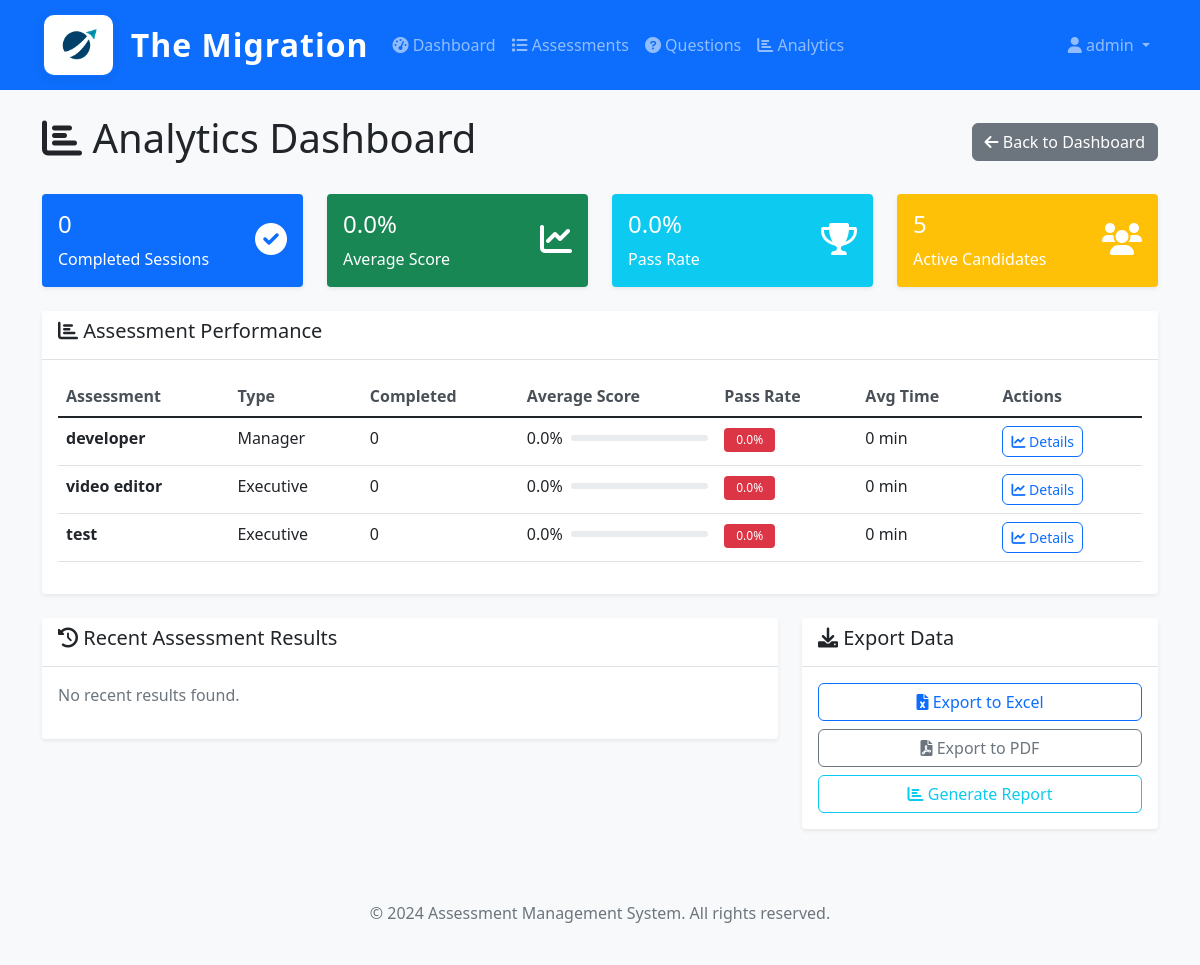
The page /assessments/admin/analytics/ (signed in) on the database its author committed.
### users/models.py (models this page shows, shortened)
class CustomUser(AbstractUser):
    ROLE_CHOICES = (
        ('admin', 'Admin'),
        ('hr_admin', 'HR Admin'),
        ('candidate', 'Candidate'),
        ('reviewer', 'Reviewer'),
    )
    role = models.CharField(max_length=20, choices=ROLE_CHOICES, default='candidate')
    phone = models.CharField(max_length=15, blank=True, null=True)
    department = models.CharField(max_length=100, blank=True, null=True)
    employee_id = models.CharField(max_length=50, blank=True, null=True)
    is_active = models.BooleanField(default=True)
    created_at = models.DateTimeField(auto_now_add=True)
    updated_at = models.DateTimeField(auto_now=True)
    class Meta:
        verbose_name = 'User'
        verbose_name_plural = 'Users'

### assessments/models.py (models this page shows, shortened)
class Designation(models.Model):
    name = models.CharField(max_length=100, unique=True)
    description = models.TextField(blank=True)
    is_active = models.BooleanField(default=True)
    created_at = models.DateTimeField(auto_now_add=True)
    updated_at = models.DateTimeField(auto_now=True)
    class Meta:
        verbose_name = 'Designation'
        verbose_name_plural = 'Designations'

class Assessment(models.Model):
    name = models.CharField(max_length=200)
    description = models.TextField(blank=True)
    assessment_type = models.ForeignKey(Designation, on_delete=models.CASCADE, related_name='assessments')
    questions = models.ManyToManyField(Question, through='AssessmentQuestion', related_name='assessments')
    time_limit_minutes = models.PositiveIntegerField(default=60)
    randomize_questions = models.BooleanField(default=True)
    pass_threshold = models.FloatField(
        validators=[MinValueValidator(0.0), MaxValueValidator(100.0)],
        help_text="Pass threshold as percentage (0-100)"
    )
    max_attempts = models.PositiveIntegerField(default=1, help_text="Maximum attempts allowed")
    allow_retake = models.BooleanField(default=True, help_text="Allow candidates to retake this assessment")
    show_results_immediately = models.BooleanField(default=True, help_text="Show results immediately after completion")
    is_active = models.BooleanField(default=True)
    instructions = models.TextField(blank=True)
    created_by = models.ForeignKey(CustomUser, on_delete=models.SET_NULL, null=True, related_name='created_assessments')
    created_at = models.DateTimeField(auto_now_add=True)
    updated_at = models.DateTimeField(auto_now=True)
    class Meta:
        verbose_name = 'Assessment'
        verbose_name_plural = 'Assessments'

### assessments/views.py (the view)
    def wrapper(request, *args, **kwargs):
        if not request.user.is_authenticated:
            return HttpResponseRedirect(reverse('admin_login'))
        if not is_authorized_admin(request.user):
            messages.error(request, 'Access denied. Only authorized administrators can access this system.')
            return HttpResponseRedirect(reverse('admin_login'))
        return view_func(request, *args, **kwargs)

### assessments/templates/assessments/analytics.html (shortened to what this page needs)
{% extends 'base.html' %}
{% block content %}
<div class="row">
    <div class="col-12">
        <div class="d-flex justify-content-between align-items-center mb-4">
            <h1><i class="fas fa-chart-bar"></i> Analytics Dashboard</h1>
            <div>
                <a href="{% url 'assessments:admin_dashboard' %}" class="btn btn-secondary">
                    <i class="fas fa-arrow-left"></i> Back to Dashboard
                </a>
            </div>
        </div>
    </div>
</div>
<div class="row mb-4">
    <div class="col-md-3">
        <div class="card bg-primary text-white">
            <div class="card-body">
                <div class="d-flex justify-content-between">
                    <div>
                        <h4 class="card-title">{{ total_completed_sessions }}</h4>
                        <p class="card-text">Completed Sessions</p>
                    </div>
                    <div class="align-self-center">
                        <i class="fas fa-check-circle fa-2x"></i>
                    </div>
                </div>
            </div>
        </div>
    </div>
    <div class="col-md-3">
        <div class="card bg-success text-white">
            <div class="card-body">
                <div class="d-flex justify-content-between">
                    <div>
                        <h4 class="card-title">{{ average_score|floatformat:1 }}%</h4>
                        <p class="card-text">Average Score</p>
                    </div>
                    <div class="align-self-center">
                        <i class="fas fa-chart-line fa-2x"></i>
                    </div>
                </div>
            </div>
        </div>
    </div>
    <div class="col-md-3">
        <div class="card bg-info text-white">
            <div class="card-body">
                <div class="d-flex justify-content-between">
                    <div>
                        <h4 class="card-title">{{ pass_rate|floatformat:1 }}%</h4>
                        <p class="card-text">Pass Rate</p>
                    </div>
                    <div class="align-self-center">
                        <i class="fas fa-trophy fa-2x"></i>
                    </div>
                </div>
            </div>
        </div>
    </div>
    <div class="col-md-3">
        <div class="card bg-warning text-white">
            <div class="card-body">
                <div class="d-flex justify-content-between">
                    <div>
                        <h4 class="card-title">{{ total_candidates }}</h4>
                        <p class="card-text">Active Candidates</p>
                    </div>
                    <div class="align-self-center">
                        <i class="fas fa-users fa-2x"></i>
                    </div>
                </div>
            </div>
        </div>
    </div>
</div>
<div class="row mb-4">
    <div class="col-12">
        <div class="card">
            <div class="card-header">
                <h5><i class="fas fa-chart-bar"></i> Assessment Performance</h5>
            </div>
            <div class="card-body">
                {% if assessment_performance %}
                    <div class="table-responsive">
                        <table class="table table-hover">
                            <thead>
                                <tr>
                                    <th>Assessment</th>
                                    <th>Type</th>
                                    <th>Completed</th>
                                    <th>Average Score</th>
                                    <th>Pass Rate</th>
                                    <th>Avg Time</th>
                                    <th>Actions</th>
                                </tr>
                            </thead>
                            <tbody>
                                {% for assessment in assessment_performance %}
                                <tr>
                                    <td>
                                        <strong>{{ assessment.name }}</strong>
                                        <br><small class="text-muted">{{ assessment.description|truncatewords:10 }}</small>
                                    </td>
                                    <td>{{ assessment.assessment_type.name }}</td>
                                    <td>{{ assessment.completed_count }}</td>
                                    <td>
                                        <div class="d-flex align-items-center">
                                            <span class="me-2">{{ assessment.avg_score|floatformat:1 }}%</span>
                                            <div class="progress flex-grow-1" style="height: 6px;">
                                            </div>
                                        </div>
                                    </td>
                                    <td>
                                        <span class="badge bg-{% if assessment.pass_rate >= 80 %}success{% elif assessment.pass_rate >= 60 %}warning{% else %}danger{% endif %}">
                                            {{ assessment.pass_rate|floatformat:1 }}%
                                        </span>
                                    </td>
                                    <td>{{ assessment.avg_time|floatformat:0 }} min</td>
                                    <td>
                                        <a href="{% url 'assessments:assessment_detail' assessment.id %}" class="btn btn-sm btn-outline-primary">
                                            <i class="fas fa-chart-line"></i> Details
                                        </a>
                                    </td>
                                </tr>
                                {% endfor %}
                            </tbody>
                        </table>
                    </div>
                {% else %}
                    <p class="text-muted">No assessment performance data available.</p>
                {% endif %}
            </div>
        </div>
    </div>
</div>
<div class="row">
    <div class="col-md-8">
        <div class="card">
            <div class="card-header">
                <h5><i class="fas fa-history"></i> Recent Assessment Results</h5>
            </div>
            <div class="card-body">
                {% if recent_results %}
                    <div class="table-responsive">
                        <table class="table table-hover">
                            <thead>
                                <tr>
                                    <th>Candidate</th>
                                    <th>Assessment</th>
                                    <th>Obtained Marks</th>
                                    <th>Total Marks</th>
                                    <th>Score</th>
                                    <th>Status</th>
                                    <th>Duration</th>
                                    <th>Completed</th>
                                </tr>
                            </thead>
                            <tbody>
                                {% for result in recent_results %}
                                <tr>
                                    <td>{{ result.user.username }}</td>
                                    <td>{{ result.assessment.name }}</td>
                                    <td>{{ result.score|default:'-' }}</td>
                                    <td>{{ result.total_points|default:'-' }}</td>
                                    <td>
                                        <span class="badge bg-{% if result.percentage_score >= 80 %}success{% elif result.percentage_score >= 60 %}warning{% else %}danger{% endif %}">
                                            {{ result.percentage_score|floatformat:1 }}%
                                        </span>
                                    </td>
                                    <td>
                                        <span class="badge bg-{% if result.passed %}success{% else %}danger{% endif %}">
                                            {% if result.passed %}Passed{% else %}Failed{% endif %}
                                        </span>
                                    </td>
                                    <td>{{ result.duration_minutes|floatformat:0 }} min</td>
                                    <td>{{ result.completed_at|date:"M d, Y H:i" }}</td>
                                </tr>
                                {% endfor %}
                            </tbody>
                        </table>
                    </div>
                {% else %}
                    <p class="text-muted">No recent results found.</p>
                {% endif %}
            </div>
        </div>
    </div>
    <div class="col-md-4">
        <div class="card mt-0">
            <div class="card-header">
                <h5><i class="fas fa-download"></i> Export Data</h5>
            </div>
            <div class="card-body">
                <div class="d-grid gap-2">
                    <a href="{% url 'assessments:export_assessment_results_excel' %}" class="btn btn-outline-primary">
                        <i class="fas fa-file-excel"></i> Export to Excel
                    </a>
                    <a href="{% url 'assessments:export_assessment_results_pdf' %}" class="btn btn-outline-secondary">
                        <i class="fas fa-file-pdf"></i> Export to PDF
                    </a>
                    <a href="{% url 'assessments:analytics_report' %}" class="btn btn-outline-info">
                        <i class="fas fa-chart-bar"></i> Generate Report
                    </a>
                </div>
            </div>
        </div>
    </div>
</div>
{% endblock %}

### templates/base.html (shortened to what this page needs)
{% load static %}
<!DOCTYPE html>
<html lang="en">
<head>
    <link href="https://cdn.jsdelivr.net/npm/bootstrap@5.1.3/dist/css/bootstrap.min.css" rel="stylesheet">
    <link href="https://cdnjs.cloudflare.com/ajax/libs/font-awesome/6.0.0/css/all.min.css" rel="stylesheet">
    <link href="{% static 'css/style.css' %}" rel="stylesheet">
</head>
<body>
    <nav class="navbar navbar-expand-lg navbar-dark bg-primary">
        <div class="container">
            <a class="navbar-brand d-flex align-items-center" href="{% url 'home' %}">
                <img src="{% static 'images/logo.png' %}" alt="The Migration Logo" style="height:64px; width:auto; margin-right:16px; background: #fff; border-radius: 12px; box-shadow: 0 2px 8px rgba(0,0,0,0.08); padding: 6px; border: 2px solid #0d6efd;">
                <span class="fs-2 fw-bold text-white" style="letter-spacing:1px;">The Migration</span>
            </a>
            <div class="collapse navbar-collapse" id="navbarNav">
                <ul class="navbar-nav me-auto">
                    {% if user.is_authenticated %}
                        {% if user.role == 'admin' %}
                            <li class="nav-item">
                                <a class="nav-link" href="{% url 'assessments:admin_dashboard' %}">
                                    <i class="fas fa-tachometer-alt"></i> Dashboard
                                </a>
                            </li>
                            <li class="nav-item">
                                <a class="nav-link" href="{% url 'assessments:assessment_list' %}">
                                    <i class="fas fa-list"></i> Assessments
                                </a>
                            </li>
                            <li class="nav-item">
                                <a class="nav-link" href="{% url 'assessments:question_list' %}">
                                    <i class="fas fa-question-circle"></i> Questions
                                </a>
                            </li>
                            <li class="nav-item">
                                <a class="nav-link" href="{% url 'assessments:analytics' %}">
                                    <i class="fas fa-chart-bar"></i> Analytics
                                </a>
                            </li>
                        {% elif user.role == 'candidate' %}
                            <li class="nav-item">
                                <a class="nav-link" href="{% url 'assessments:candidate_portal' %}">
                                    <i class="fas fa-home"></i> Portal
                                </a>
                            </li>
                        {% endif %}
                    {% endif %}
                </ul>
                <ul class="navbar-nav">
                    {% if user.is_authenticated %}
                        <li class="nav-item dropdown">
                            <a class="nav-link dropdown-toggle" href="#" id="navbarDropdown" role="button" data-bs-toggle="dropdown">
                                <i class="fas fa-user"></i> {{ user.username }}
                            </a>
                        </li>
                    {% else %}
                        <li class="nav-item">
                            <a class="nav-link" href="{% url 'users:login' %}">
                                <i class="fas fa-sign-in-alt"></i> Login
                            </a>
                        </li>
                    {% endif %}
                </ul>
            </div>
        </div>
    </nav>
    <main class="container mt-4">
        {% block content %}{% endblock %}
    </main>
    <footer class="bg-light text-center text-muted py-4 mt-5">
        <div class="container">
            <p>&copy; 2024 Assessment Management System. All rights reserved.</p>
        </div>
    </footer>
</body>
</html>

### rows shown on the page
CustomUser: username "admin"
Designation: name "developer", assessment_type.name "Manager", completed_count "0", avg_score "0.0", pass_rate "0.0", avg_time "0"
Designation: name "video editor", assessment_type.name "Executive", completed_count "0", avg_score "0.0", pass_rate "0.0", avg_time "0", name "test"

### other values the page prints
{{ total_completed_sessions }} "0"
{{ average_score|floatformat:1 }} "0.0"
{{ pass_rate|floatformat:1 }} "0.0"
{{ total_candidates }} "5"
